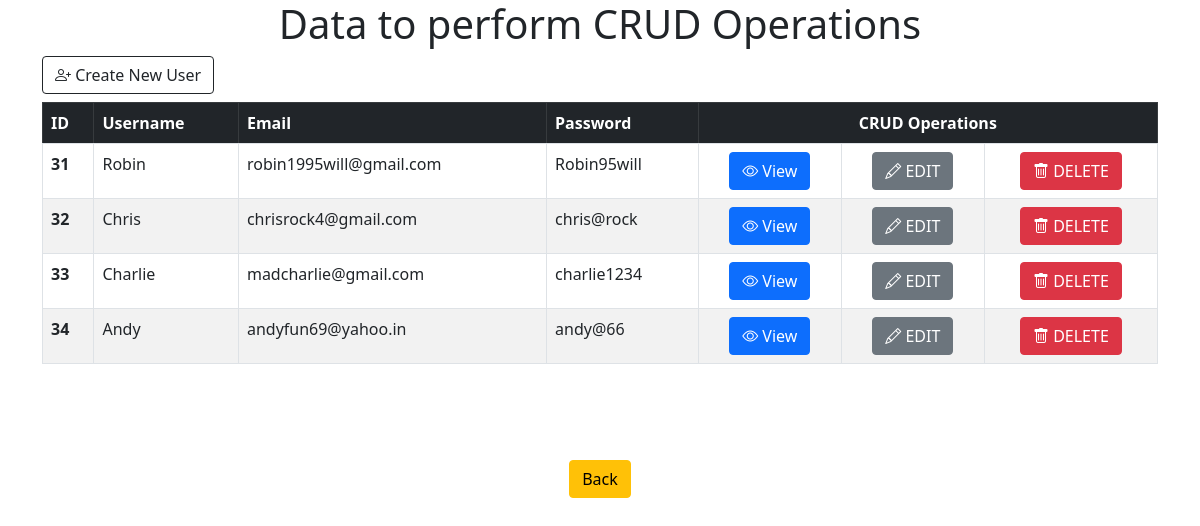
The app's page /home.php with its own data.
### tables this page shows
CREATE TABLE `users` (
  `id` int(12) NOT NULL,
  `username` varchar(255) NOT NULL,
  `email` varchar(255) NOT NULL,
  `password` varchar(255) NOT NULL
);

### home.php (the view, shortened to what this page needs)
<?php include "../header.php"?>
  <div class="container">
    <h1 class="text-center" >Data to perform CRUD Operations</h1>
      <a href="create.php" class='btn btn-outline-dark mb-2'> <i class="bi bi-person-plus"></i> Create New User</a>
        <table class="table table-striped table-bordered table-hover">
          <thead class="table-dark">
            <tr>
              <th  scope="col">ID</th>
              <th  scope="col">Username</th>
              <th  scope="col">Email</th>
              <th  scope="col"> Password</th>
              <th  scope="col" colspan="3" class="text-center">CRUD Operations</th>
            </tr>
          </thead>
            <tbody>
              <tr>
          <?php
            $query="SELECT * FROM users";
            $view_users= mysqli_query($conn,$query);
            while($row= mysqli_fetch_assoc($view_users)){
              $id = $row['id'];
              $user = $row['username'];
              $email = $row['email'];
              $pass = $row['password'];
              echo "<tr >";
              echo " <th scope='row' >{$id}</th>";
              echo " <td > {$user}</td>";
              echo " <td > {$email}</td>";
              echo " <td >{$pass} </td>";
              echo " <td class='text-center'> <a href='view.php?user_id={$id}' class='btn btn-primary'> <i class='bi bi-eye'></i> View</a> </td>";
              echo " <td class='text-center' > <a href='update.php?edit&user_id={$id}' class='btn btn-secondary'><i class='bi bi-pencil'></i> EDIT</a> </td>";
              echo " <td  class='text-center'>  <a href='delete.php?delete={$id}' class='btn btn-danger'> <i class='bi bi-trash'></i> DELETE</a> </td>";
              echo " </tr> ";
                  }
                ?>
              </tr>
            </tbody>
        </table>
  </div>
<div class="container text-center mt-5">
      <a href="../index.php" class="btn btn-warning mt-5"> Back </a>

### header.php (shortened to what this page needs)
<!DOCTYPE html>
<html lang="en">
<head>
<link href="https://cdn.jsdelivr.net/npm/bootstrap@5.0.0-beta3/dist/css/bootstrap.min.css" rel="stylesheet">
<link rel="stylesheet" href="https://cdn.jsdelivr.net/npm/bootstrap-icons@1.3.0/font/bootstrap-icons.css">
</head>
<body>

### records on screen
users: id "31", username "Robin", email "robin1995will@gmail.com", password "Robin95will"
users: id "32", username "Chris", email "chrisrock4@gmail.com", password "chris@rock"
users: id "33", username "Charlie", email "madcharlie@gmail.com", password "charlie1234"
users: id "34", username "Andy", email "andyfun69@yahoo.in", password "andy@66"
